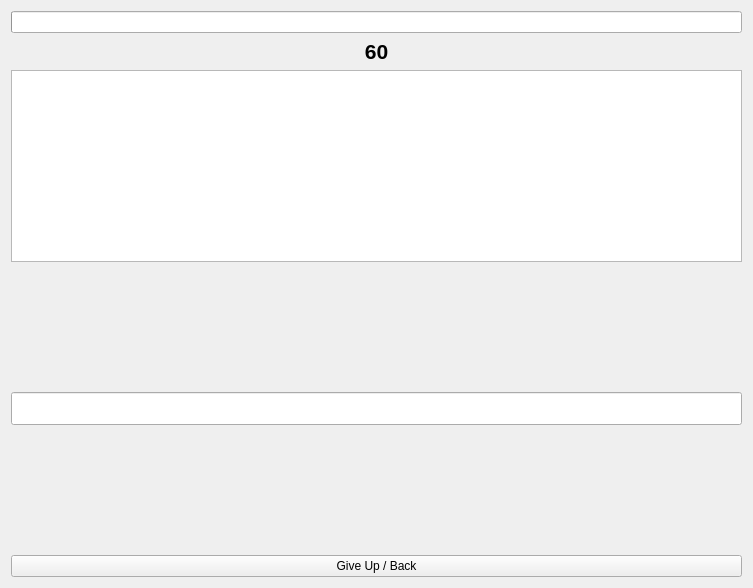
<?xml version="1.0" encoding="UTF-8"?>
<ui version="4.0">
 <class>GameWindow</class>
 <widget class="QWidget" name="GameWindow">
  <property name="geometry">
   <rect>
    <x>0</x>
    <y>0</y>
    <width>753</width>
    <height>588</height>
   </rect>
  </property>
  <property name="windowTitle">
   <string>Form</string>
  </property>
  <layout class="QVBoxLayout" name="verticalLayout">
   <item>
    <widget class="QProgressBar" name="progressBar">
     <property name="value">
      <number>0</number>
     </property>
     <property name="textVisible">
      <bool>false</bool>
     </property>
    </widget>
   </item>
   <item>
    <widget class="QLabel" name="lblTimer">
     <property name="font">
      <font>
       <pointsize>16</pointsize>
       <bold>true</bold>
      </font>
     </property>
     <property name="text">
      <string>60</string>
     </property>
     <property name="alignment">
      <set>Qt::AlignmentFlag::AlignCenter</set>
     </property>
    </widget>
   </item>
   <item>
    <widget class="QTextEdit" name="textDisplay">
     <property name="readOnly">
      <bool>true</bool>
     </property>
    </widget>
   </item>
   <item>
    <spacer name="verticalSpacer">
     <property name="orientation">
      <enum>Qt::Orientation::Vertical</enum>
     </property>
     <property name="sizeHint" stdset="0">
      <size>
       <width>20</width>
       <height>40</height>
      </size>
     </property>
    </spacer>
   </item>
   <item>
    <widget class="QLineEdit" name="inputField">
     <property name="font">
      <font>
       <pointsize>16</pointsize>
      </font>
     </property>
    </widget>
   </item>
   <item>
    <spacer name="verticalSpacer_2">
     <property name="orientation">
      <enum>Qt::Orientation::Vertical</enum>
     </property>
     <property name="sizeHint" stdset="0">
      <size>
       <width>20</width>
       <height>40</height>
      </size>
     </property>
    </spacer>
   </item>
   <item>
    <widget class="QPushButton" name="btnBack">
     <property name="text">
      <string>Give Up / Back</string>
     </property>
    </widget>
   </item>
  </layout>
 </widget>
 <resources/>
 <connections/>
</ui>
